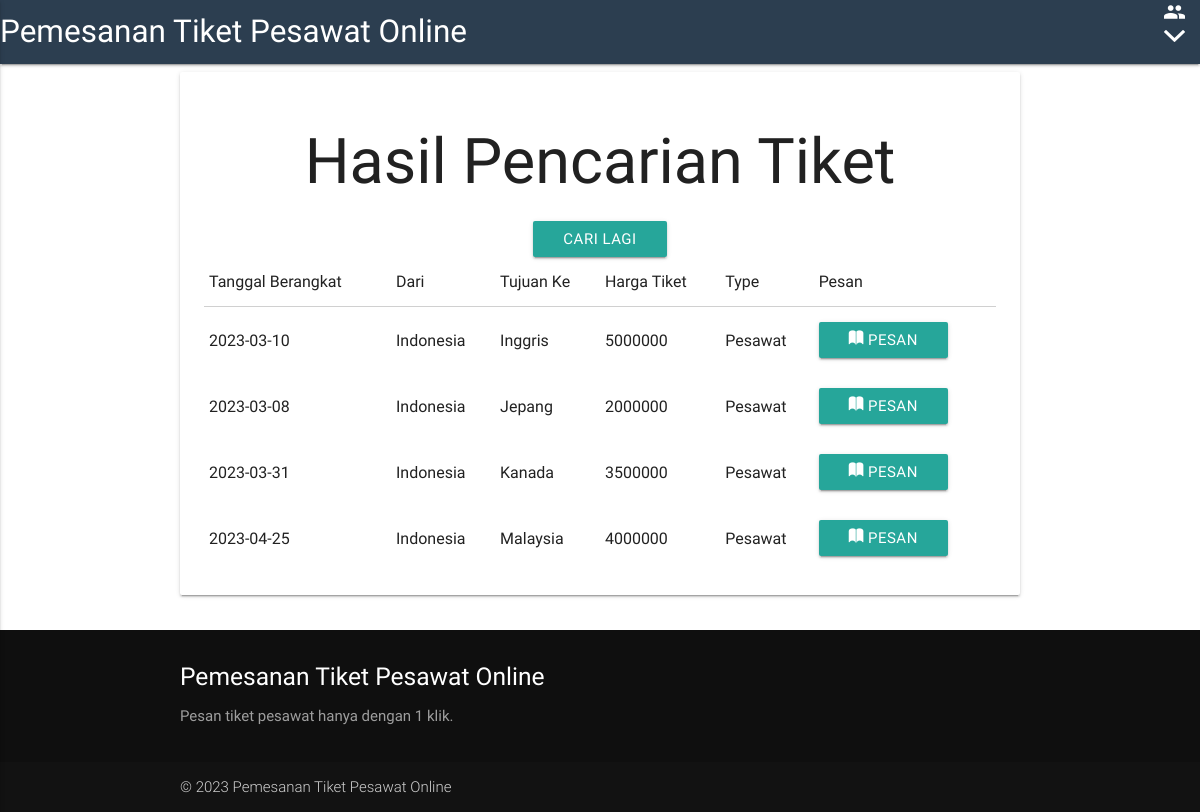
The page /tiket/cari.php (signed in) on the database its author committed.
### tables this page shows
CREATE TABLE `rute` (
  `id_rute` int(11) NOT NULL,
  `depart` date NOT NULL,
  `rute_from` text NOT NULL,
  `rute_to` text NOT NULL,
  `price` decimal(10,0) NOT NULL,
  `id_trans` int(11) NOT NULL
);

CREATE TABLE `type_trans` (
  `id_trans_type` int(11) NOT NULL,
  `description` text NOT NULL
);

### tiket/cari.php (the view, shortened to what this page needs)
<html>
<head>
    <link rel="stylesheet" href="../css/materialize.min.css">
    <link rel="stylesheet" href="../css/ionicons.min.css">
</head>
<body>
    <?php include "nav.php"; ?>
    <div class="container">
        <div class="row">
            <div class="col s12">
                <div class="card-panel default">
                    <center>
                        <h1>Hasil Pencarian Tiket</h1>
                        <a href="index.php"><button class="btn waves-effect">Cari Lagi</button></a>
                    </center>
                    <table>
                        <thead>
                            <tr>
                                <td>Tanggal Berangkat</td>
                                <td>Dari</td>
                                <td>Tujuan Ke</td>
                                <td>Harga Tiket</td>
                                <td>Type</td>
                                <td>Pesan</td>
                            </tr>
                        </thead>
                        <tbody>
                            <?php
                            $cari = $_POST['cari'];
                            $sql = "SELECT rute.id_rute, rute.depart, rute.rute_from,rute.rute_to,rute.price,type_trans.description
FROM rute,trans,type_trans
WHERE type_trans.`id_trans_type`=trans.`id_trans_type` AND rute.`id_trans`=trans.`id_trans` AND (CONVERT(id_rute USING utf8) LIKE '%$cari%' OR CONVERT(depart USING utf8) LIKE '%$cari%' OR CONVERT(rute_from USING utf8) LIKE '%$cari%' OR CONVERT(`rute_to` USING utf8) LIKE '%$cari%' OR CONVERT(price USING utf8) LIKE '%$cari%' OR CONVERT(rute.id_trans USING utf8) LIKE '%$cari%')
 ";
                            $query = mysqli_query($conn, $sql);
                            $row = mysqli_num_rows($query);
                            if ($row == 0) {
                                echo "Pencarian tidak ditemukan, Silahkan Cari lagi!";
                            } else {
                                while ($data = mysqli_fetch_array($query)) {
                            ?>
                                    <tr>
                                        <td>
                                            <?= $data['depart']; ?>
                                        </td>
                                        <td>
                                            <?= $data['rute_from']; ?>
                                        </td>
                                        <td>
                                            <?= $data['rute_to']; ?>
                                        </td>
                                        <td>
                                            <?= $data['price']; ?>
                                        </td>
                                        <td>
                                            <?= $data['description']; ?>
                                        </td>
                                        <td><a href="booking.php?id_rute=<?= $data['id_rute']; ?>"><button class="btn waves-effect"><i class="ion-ios-book"></i> Pesan</button></a></td>
                                    </tr>
                            <?php  }
                            } ?>
                        </tbody>
                    </table>
                </div>
            </div>
        </div>
    </div>
    <?php include "footer.php"; ?>
</body>
</html>

### tiket/nav.php (shortened to what this page needs)
<nav style="background-color: #2C3E50;">
    <div class="nav-wrapper">
        <a href="index.php" class="brand-logo">Pemesanan Tiket Pesawat Online</a>
        <ul class="right hide-on-med-and-down">
            <li>
                <a class="dropdown-button" href="#" data-activates="dropdown1">
                    <i class="ion-android-people"><i class="ion-chevron-down"></i></i>
                </a>
            </li>
        </ul>
    </div>
</nav>

### tiket/footer.php
<footer class="page-footer" style="background-color: #0f0f0f;">
    <div class="container">
        <div class="row">
            <div class="col l6 s12">
                <h5 class="white-text">Pemesanan Tiket Pesawat Online</h5>
                <p class="grey-text text-lightent-4">Pesan tiket pesawat hanya dengan 1 klik.</p>
            </div>
        </div>
    </div>
    <div class="footer-copyright">
        <div class="container">
            &copy; 2023 Pemesanan Tiket Pesawat Online
        </div>
    </div>
</footer>

### rows shown on the page
rute: depart "2023-03-10", rute_from "Indonesia", rute_to "Inggris", price "5000000", type_trans.description "Pesawat"
rute: depart "2023-03-08", rute_from "Indonesia", rute_to "Jepang", price "2000000", type_trans.description "Pesawat"
rute: depart "2023-03-31", rute_from "Indonesia", rute_to "Kanada", price "3500000", type_trans.description "Pesawat"
rute: depart "2023-04-25", rute_from "Indonesia", rute_to "Malaysia", price "4000000", type_trans.description "Pesawat"
